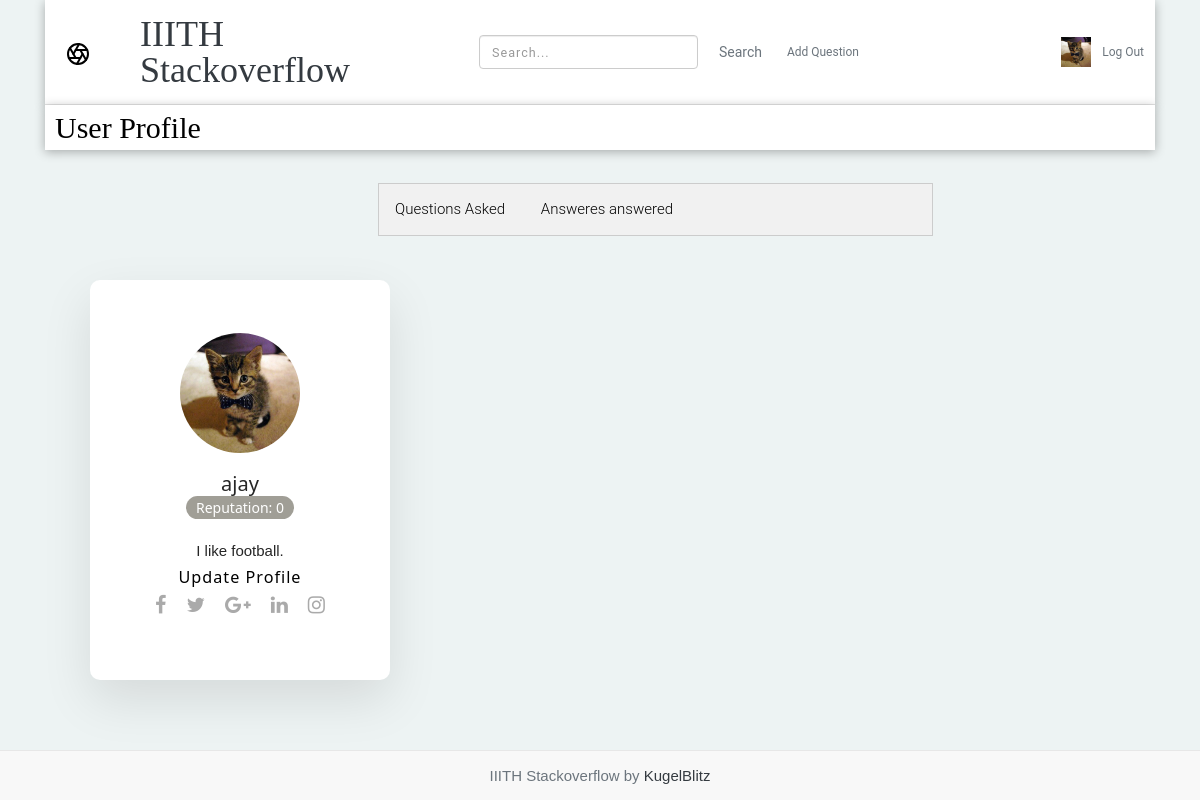
/auth/1/profile (signed in), run on the app's committed database.
### tables this page shows
CREATE TABLE user (
  id INTEGER PRIMARY KEY AUTOINCREMENT,
  username TEXT UNIQUE NOT NULL,
  email TEXT UNIQUE NOT NULL,
  password TEXT NOT NULL,
  description VARCHAR(100) NULL,
  reputation INTEGER DEFAULT 0,
  profile_picture VARCHAR(256) DEFAULT NULL
);

### flaskr/auth.py (the view)
@bp.route('/<int:id>/profile')
def profile(id):
    db = get_db()
    posts=db.execute('SELECT * FROM post WHERE author_id = ?', (id,)).fetchall()
    ans1=db.execute('SELECT * FROM answer WHERE author_id = ?', (id,)).fetchall()
    result=db.execute('SELECT * FROM user WHERE id = ?', (id,)).fetchone()
    ans=[]
    for i in ans1:
        ans.append(db.execute('SELECT * FROM post WHERE qid = ?', (i['qid'],)).fetchone())
    return render_template('auth/profile.html',result=result,posts=posts,ans=ans)

### flaskr/auth.py (called while the page is built)
@bp.before_app_request
def load_logged_in_user():
    user_id = session.get('user_id')
    if user_id is None:
        g.user = None
    else:
        g.user = get_db().execute(
            'SELECT * FROM user WHERE id = ?', (user_id,)
        ).fetchone()

### flaskr/db.py (called while the page is built)
def get_db():
    if 'db' not in g:
        g.db = sqlite3.connect(
            current_app.config['DATABASE'],
            detect_types=sqlite3.PARSE_DECLTYPES
        )
        g.db.row_factory = sqlite3.Row
    return g.db

### flaskr/templates/auth/profile.html (shortened to what this page needs)
{% extends 'base.html' %}
{% block header %}
<link rel="stylesheet" href="https://cdnjs.cloudflare.com/ajax/libs/font-awesome/4.7.0/css/font-awesome.min.css">
    <h3 style="margin-left: 10px; font-family: Playfair Display">{% block title %}User Profile{% endblock %}</h3>
  {% endblock %}
{%block content%}
  <div class="card">
    <div class="box">
        <div class="img">
          {%if g.user['id']==result[0]%}
              <img src="{{ url_for('static', filename=g.user['profile_picture'])}}">
          {%else%}
              <img src="{{ url_for('static', filename=result['profile_picture'])}}">
          {%endif%}
        </div>
        <h2>{{result['username']}}<br><span>Reputation: {{result['reputation']}}</span></h2>
        <p> {{result['description']}}</p>
        {%if g.user['id']==result[0]%}
            <tr><td> <h4> <a class="action" href="{{ url_for('auth.update_profile',id=g.user['id']) }}"><h6><b>Update Profile</b></h6></a></h4></td></tr>
        {% endif %}
        <span>
            <ul>
                <li><a href="#"><i class="fa fa-facebook" aria-hidden="true"></i></a></li>
                <li><a href="#"><i class="fa fa-twitter" aria-hidden="true"></i></a></li>
                <li><a href="#"><i class="fa fa-google-plus" aria-hidden="true"></i></a></li>
                <li><a href="#"><i class="fa fa-linkedin" aria-hidden="true"></i></a></li>
                <li><a href="#"><i class="fa fa-instagram" aria-hidden="true"></i></a></li>
            </ul>
        </span>
    </div>
</div>
  <div class="tabs">
      <button class="tablinks"  onclick="open_tab(event, 'questions_asked')">Questions Asked</button>
      <button class="tablinks" onclick="open_tab(event, 'answers_answered')">Answeres answered</button>
  </div>
  {% endblock %}
  {% block footer %}
  {{super()}}
  {% endblock %}

### flaskr/templates/base.html (shortened to what this page needs)
<!doctype html>
    <link rel="stylesheet" href="https://use.fontawesome.com/releases/v5.5.0/css/all.css">
    <link rel="stylesheet" href="https://maxcdn.bootstrapcdn.com/bootstrap/4.0.0/css/bootstrap.min.css"
>
    <link type="text/css" rel="stylesheet" href="{{ url_for('static', filename='css/style.css') }}">
<link rel="stylesheet" href="{{ url_for('static', filename='css/style.css') }}">
<link rel="stylesheet" href="https://cdnjs.cloudflare.com/ajax/libs/twitter-bootstrap/3.3.7/css/bootstrap.min.css">
<link rel="stylesheet" href="https://cdnjs.cloudflare.com/ajax/libs/bootstrap-tagsinput/0.8.0/bootstrap-tagsinput.css">
<link rel="stylesheet" href="{{ url_for('static', filename='css/bootstrap-tagsinput.css') }}">
<link href="{{ url_for('static', filename='css/styles.css') }}" rel="stylesheet">
<link href="{{ url_for('static', filename='css/responsive.css') }}" rel="stylesheet">
<link href="{{ url_for('static', filename='css/w3.css') }}" rel="stylesheet">
<link href="{{ url_for('static', filename='css/single-post-2/css/styles.css') }}" rel="stylesheet">	<link href="single-post-2/css/responsive.css" rel="stylesheet">
<link media="all" rel="stylesheet" href="https://code.ionicframework.com/ionicons/2.0.1/css/ionicons.min.css" />
<body>
    <div class="container">
        <header class="blog-header py-3">
            <div class="row flex-nowrap justify-content-between align-items-center">
                <div class="col-sm-1 pt-1">
                </div>
                <div class="col-sm-3 text-left">
                    <a class="blog-header-logo text-dark" href="{{ url_for('question.index')}}">IIITH Stackoverflow</a>
                </div>
                <div class="col-4 d-flex justify-content-end align-items-right">
                    <form class="form-inline my-0 my-sm-0" method="post" action="/search">
                         <input class="form-control mr-sm-2" type="search" placeholder="Search..." aria-label="Search" name="pattern">
                        <button class="btn btn-outline-secondary" type="submit">Search</button>
                    </form>
                </div>
                {% if g.user %}
                <div class="col-sm-1 d-flex justify-content-end align-items-right">
                    <form action="/create">
                      <button type="submit" class="btn btn-sm btn-outline-secondary">Add Question</button>
                      </form>
                </div>
                <div class="col-sm-3 d-flex justify-content-end align-items-left">
                    <div class="avatar-area">
                        <a class="avatar" href="{{ url_for('auth.profile',id=g.user['id']) }}"><img style="height:30px; width:30px;" src="{{ url_for('static', filename=g.user['profile_picture'])}}"></a>
                    </div>
                    <form action="/auth/logout">
                       <button type="submit" class="btn btn-sm btn-outline-secondary">Log Out</button>
                    </form>
                </div>
                {% endif %}
            </div>
        </header>
    </div>
    <div class="container">
    <section class="content">
        <header>
          {% block header %}{% endblock %}
        </header>
        {% block content %}{% endblock %}
      </section>
    </div>
    {% block footer %}
    <p>&nbsp; &nbsp;</p>
    <p>&nbsp; &nbsp;</p>
            <footer class="navbar navbar-default navbar-fixed-bottom">
    <p class="text-muted" align="center">IIITH Stackoverflow by <a href="{{url_for('question.about')}}" class="text-dark">KugelBlitz</a></p>
</footer>
{% endblock %}
</body>
</html>

### flaskr/static/css/style.css (style rules this page uses)
.blog-header { line-height: 1; border-bottom: 1px solid #e5e5e5; }
.blog-header-logo { font-family: "Playfair Display", serif; font-size: 2.25rem; }
h1, h2, h3, h4, h5, h6 { font-family: "Playfair Display", Georgia, "Times New Roman", serif; }
.tabs { overflow: hidden; border: 1px solid #ccc; background-color: #f1f1f1; }
.tabs button { background-color: inherit; border: none; outline: none; cursor: pointer; padding: 14px 16px; transition: 0.3s; }

### flaskr/static/css/styles.css (style rules this page uses)
body { font-size: 15px; font-family: 'Roboto', sans-serif; width: 100%; height: 80%; margin: 0; font-weight: 300; -webkit-font-smoothing: antialiased; -moz-osx-font-smoothing: grayscale; word-wrap: break-word; background: #EDF3F3; color: #000; }
h1, h2, h3, h4, h5, h6, p, a, ul, span, li, img { margin: 0; padding: 0; font-weight: 300; }
h1,h2,h3,h4,h5,h6 { line-height: 1.5; }
p { line-height: 1.6; font-family: 'Maven Pro', sans-serif; font-weight: 400; color: #444; }
h2 { font-size: 2.8em; line-height: 1.1; }
h3 { font-size: 2em; }
h4 { font-size: 1.2em; }
h6 { font-size: .9em; letter-spacing: 1px; }
a, button { display: inline-block; text-decoration: none; color: inherit; transition: all .3s; }
b { font-weight: 500; }
img { width: 100%; }
li { list-style: none; display: inline-block; }
span { display: inline-block; }
header { font-weight: 400; }
.card { background: transparent; border: 0; }
header { overflow: hidden; background: #fff; box-shadow: 0px 2px 10px rgba(0,0,0, .3); }
footer { padding: 70px 0 30px; background: #fff; }

### flaskr/static/css/w3.css (style rules this page uses)
*,*:before,*:after { box-sizing:inherit }
body { margin:0 }
article,aside,details,figcaption,figure,footer,header,main,menu,nav,section,summary { display:block }
a { background-color:transparent;-webkit-text-decoration-skip:objects }
img { border-style:none }
svg:not(:root) { overflow:hidden }
button,input,select,textarea { font:inherit;margin:0 }
button,input { overflow:visible }
button,select { text-transform:none }
button,html [type=button],[type=reset],[type=submit] { -webkit-appearance:button }
[type=search] { -webkit-appearance:textfield;outline-offset:-2px }
html,body { font-family:Verdana,sans-serif;font-size:15px;line-height:1.5 }
h2 { font-size:30px }
h3 { font-size:24px }
h4 { font-size:20px }
h6 { font-size:16px }
h1,h2,h3,h4,h5,h6 { font-family:"Segoe UI",Arial,sans-serif;font-weight:400;margin:10px 0 }
img { vertical-align:middle }
a { color:inherit }

### flaskr/static/css/single-post-2/css/styles.css (style rules this page uses)
body { font-size: 15px; font-family: 'Roboto', sans-serif; width: 100%; height: 100%; margin: 0; font-weight: 300; -webkit-font-smoothing: antialiased; -moz-osx-font-smoothing: grayscale; word-wrap: break-word; background: #EDF3F3; color: #000; }
h1, h2, h3, h4, h5, h6, p, a, ul, span, li, img { margin: 0; padding: 0; font-weight: 300; }
h1,h2,h3,h4,h5,h6 { line-height: 1.5; }
p { line-height: 1.6; font-family: 'Maven Pro', sans-serif; font-weight: 400; color: #444; }
h2 { font-size: 2.8em; line-height: 1.1; }
h3 { font-size: 2em; }
h4 { font-size: 1.2em; }
h6 { font-size: .9em; letter-spacing: 1px; }
a, button { display: inline-block; text-decoration: none; color: inherit; transition: all .3s; }
b { font-weight: 500; }
img { width: 100%; }
li { list-style: none; display: inline-block; }
span { display: inline-block; }
header { font-weight: 400; }
.card { background: transparent; border: 0; }
header { overflow: hidden; background: #fff; box-shadow: 0px 2px 10px rgba(0,0,0, .3); }
footer { padding: 70px 0 30px; margin-top: 40px; background: #fff; }

### data on the page
user: profile_picture (picture), username "ajay", reputation "0", description "I like football."
